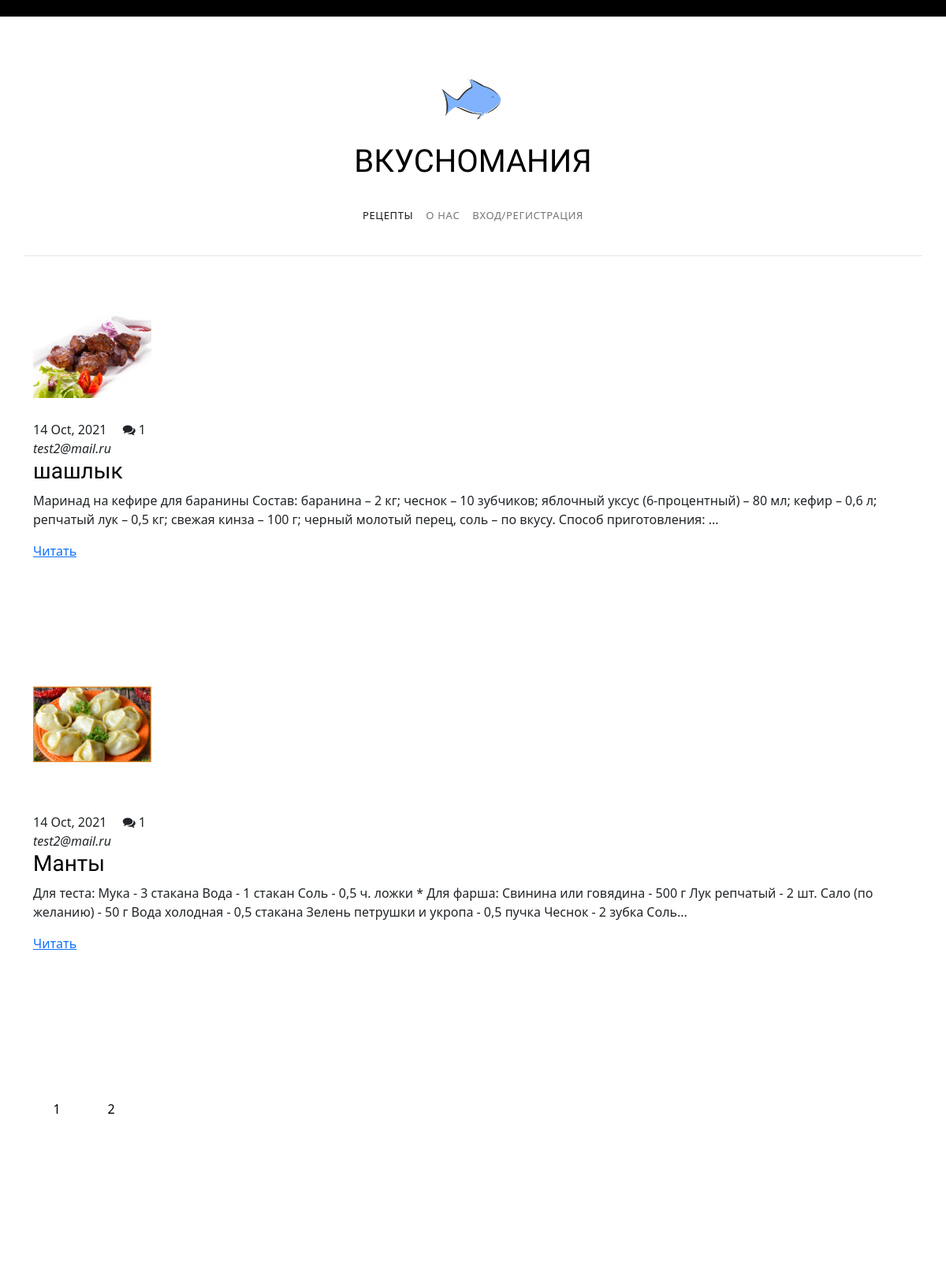
Before: / (upper part) with the older database file.
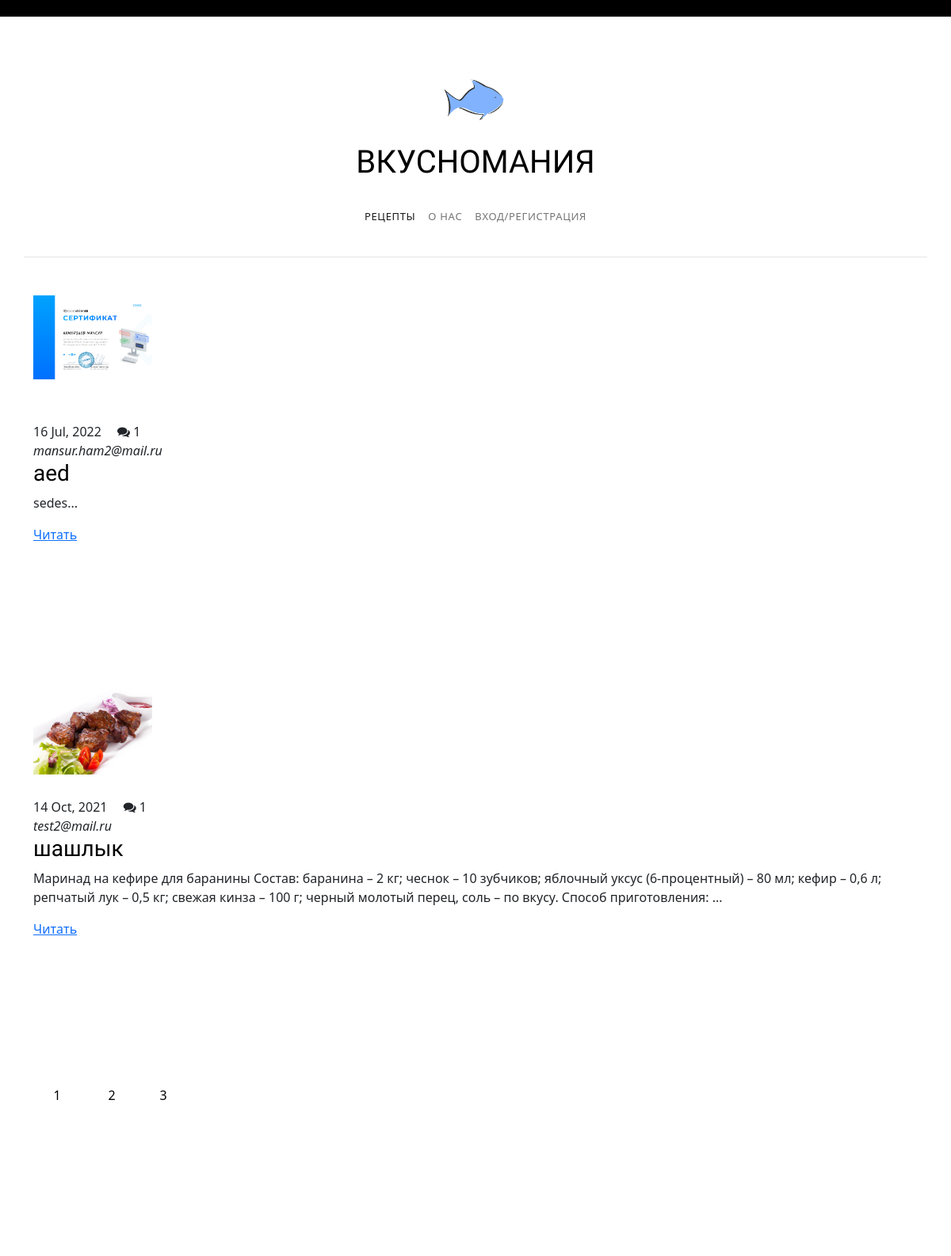
After: the same page with the newer database file.
### blog/models.py (models this page shows, shortened)
class Post(db.Model):
    __tablename__ = 'posts'
    id = db.Column(db.Integer(), primary_key=True)
    title = db.Column(db.String(50), nullable=False)
    content = db.Column(db.String(), nullable=False)
    date_posted = db.Column(
        db.DateTime(), nullable=False, default=datetime.now)
    image = db.Column(db.String(), nullable=False)
    user_id = db.Column(db.Integer(), db.ForeignKey(
        'users.id'), nullable=False)
    comments = db.relationship('Comment', backref='post', lazy=True)

class User(db.Model, UserMixin):
    __tablename__ = 'users'
    id = db.Column(db.Integer(), primary_key=True)
    email = db.Column(db.String(), nullable=False, unique=True)
    password = db.Column(db.String(), nullable=False)
    IsAdmin = db.Column(db.Boolean, default=False)
    posts = db.relationship('Post', backref='author', lazy=True)
    def __repr__(self) -> str:
        return self.email

### blog/routes.py (the view)
@app.route('/')
def index():
    page = request.args.get('page', 1, type=int)
    posts = Post.query.order_by(Post.date_posted.desc()).paginate(page=page,
                                                                  per_page=2)
    return render_template('index.html', posts=posts)

### blog/templates/index.html (shortened to what this page needs)
{% extends 'base.html' %}
{% block content %}
{% for post in posts.items %}
<section class="site-section pt-5">
  <div class="container">
    <div class="row">
      <div class="col-md-12">
            <a href="{{url_for('blog_single', post_id=post.id)}}">
              <div class="gallery3">
              <div class="ramka"> <img src="{{ url_for('static', filename='images/' + post.image) }}"  alt=""> </div>
            </div>
            </a>
              <div class="text half-to-full">
                <div class="post-meta">
                  <span class="mr-2">{{ post.date_posted.strftime('%d %b, %Y') }}</span>
                  <span class="ml-2"> <span class="fa fa-comments"></span> {{post.comments|length}} </span>
                </div>
                <i class="lnr lnr-user">{{ post.author }}</i>
                <h3>{{ post.title }}</h3>
                <p> {{ post.content [:250] }}...</p>
                <a href="{{url_for('blog_single', post_id=post.id)}}">Читать</a>
              </div>
          </div>
        </div>
      </div>
        </section>
          {% endfor %}
          <section class="site-section pt-5">
            <div class="container">
              <div class="row">
                <div class="col-md-12">
                    <div>
              {% for page_num in posts.iter_pages(left_edge=1, right_edge=2, left_current=2, right_current=2) %}
              {% if page_num %}
                  {% if page_num == posts.page %}
            <ul class="pagination">
              <li><a href="{{url_for('index', page=page_num)}}"> {{ page_num }} </a></li>
         </ul>
            {% else %}
            <ul class="pagination">
              <li><a href="{{url_for('index', page=page_num)}}"> {{ page_num }} </a></li>
              {% endif %}
              {% else %}
              ...
              {% endif %}
          {% endfor %}
      </ul>
      </div>
    </div>
  </div>
</div>
</section>
{% endblock %}

### blog/templates/base.html (shortened to what this page needs)
<!doctype html>
<html lang="utf-8">
<head>
  <link rel="stylesheet" href="{{url_for('static', filename='css/bootstrap.css') }}">
  <link rel="stylesheet" href="{{url_for('static', filename='css/animate.css') }}">
  <link rel="stylesheet" href="{{url_for('static', filename='css/owl.carousel.min.css') }}">
  <link rel="stylesheet" href="{{url_for('static', filename='fonts/ionicons/css/ionicons.min.css') }}">
  <link rel="stylesheet" href="{{url_for('static', filename='fonts/fontawesome/css/font-awesome.min.css') }}">
  <link rel="stylesheet" href="{{url_for('static', filename='/fonts/flaticon/font/flaticon.css') }}">
  <link rel="stylesheet" href="{{url_for('static', filename='css/style.css') }}">
  <link href="https://cdn.jsdelivr.net/npm/bootstrap@5.1.1/dist/css/bootstrap.min.css" rel="stylesheet"
 />
</head>
<body>
  <header role="banner">
    <div class="top-bar">
      <div class="container">
        <div class="row">
          <div class="col-9 social">
          </div>
          <div class="col-3 search-top">
          </div>
        </div>
      </div>
    </div>
    <div class="container logo-wrap">
      <div class="row pt-5">
        <div class="col-12 text-center">
          <a href="/"><img src="{{url_for('static', filename='images/logo1.png') }}" width="10%" height="5%" alt="Image placeholder"
            class="img-fluid"></a>
          <h1 class="site-logo">ВКУСНОМАНИЯ
        </div>
      </div>
    </div>
    <nav class="navbar navbar-expand-md  navbar-light bg-light">
      <div class="container">
        <div class="collapse navbar-collapse" id="navbarMenu">
          <ul class="navbar-nav mx-auto">
            <li class="nav-item">
              <a class="nav-link active" href="/">Рецепты</a>
            </li>
            <li class="nav-item">
              <a class="nav-link" href="/about">О нас</a>
            </li>
            {% if current_user.is_authenticated %}
            <li class="nav-item">
              <a class="nav-link" href="/logout">Выйти</a>
            </li>
            {% else %}
            <div class="user_option">
              <a href="/login">
                <li class="nav-item">
                  <a class="nav-link" href="/sign_up">Вход/Регистрация</a>
                </li>
              </a>
              <form class="form-inline my-2 my-lg-0 ml-0 ml-lg-4 mb-3 mb-lg-0">
                <button class="btn  my-2 my-sm-0 nav_search-btn" type="submit"></button>
              </form>
            </div>
            {% endif %}
          </ul>
        </div>
      </div>
    </nav>
  </header>
  {% block content %}
  {% endblock %}
</body>
</html>

### blog/static/css/style.css (style rules this page uses)
body { background: #fff; font-family: "Josefin Sans", arial, sans-serif; font-weight: 300; font-size: 18px; line-height: 1.9; color: #6c757d; }
a { -webkit-transition: .3s all ease; -o-transition: .3s all ease; transition: .3s all ease; text-decoration: none; }
h1, h2, h3, h4, h5 { color: #000; font-family: "Josefin Sans", arial, sans-serif; }
header { position: relative; top: 0; left: 0; width: 100%; z-index: 5; font-weight: 400; background: #fff !important; }
header .navbar-collapse { position: relative; }
header .navbar { padding-top: 0; padding-bottom: 0; background: transparent !important; }
header .navbar .nav-link { padding: 1.7rem 1rem; font-size: 13px; outline: none !important; text-transform: uppercase; letter-spacing: .05em; }
.top-bar { background: #000; padding: 10px 0; }
.top-bar .social { text-align: left; }
.navbar > .container { border-bottom: 1px solid #e6e6e6; }
.site-section { padding: 7em 0; }
.btn, .form-control { outline: none; -webkit-box-shadow: none !important; box-shadow: none !important; border-radius: 0; }
.btn { -webkit-transition: .3s all ease; -o-transition: .3s all ease; transition: .3s all ease; padding: 8px 20px; }
.pagination { margin-bottom: 5em; text-align: center !important; display: block; }
.pagination li { margin-right: 5px; margin-bottom: 5px; display: inline-block; }
.pagination li a { border-radius: 50% !important; width: 60px; height: 60px; line-height: 60px; padding: 0; margin: 0; display: inline-block; text-align: center; }

### blog/templates/index.html (style rules this page uses)
.gallery3 { overflow: hidden; max-width: 480px; }
.gallery3 .ramka { float: left; margin-right: 10px; margin-bottom: 10px; width: 150px; height: 150px; overflow: hidden; }
.gallery3 img { width: 100% }
ul.pagination { display: inline-block; padding: 0; margin: 0; }
ul.pagination li { display: inline; }
ul.pagination li a { color: black; float: left; padding: 8px 16px; text-decoration: none; }

Changed rows visible on the page:
no longer on this page (row unchanged): Post: image (picture), date_posted "14 Oct, 2021", comments|length "1", author "test2@mail.ru", title "Манты", content "Для теста: Мука - 3 стакана Вода - 1 стакан Соль - 0,5 ч. ложки * Для фарша: Свинина или говядина - 500 г Лук репчатый - 2 шт. Сало (по желанию) - 50 г Вода холодная - 0,5 стакана Зелень петрушки и укропа - 0,5 пучка Чеснок - 2 зубка Соль"
added Post: image (picture), date_posted "16 Jul, 2022", comments|length "1", author "mansur.ham2@mail.ru", title "aed", content "sedes"
Other visible differences:
new list line: "3"
